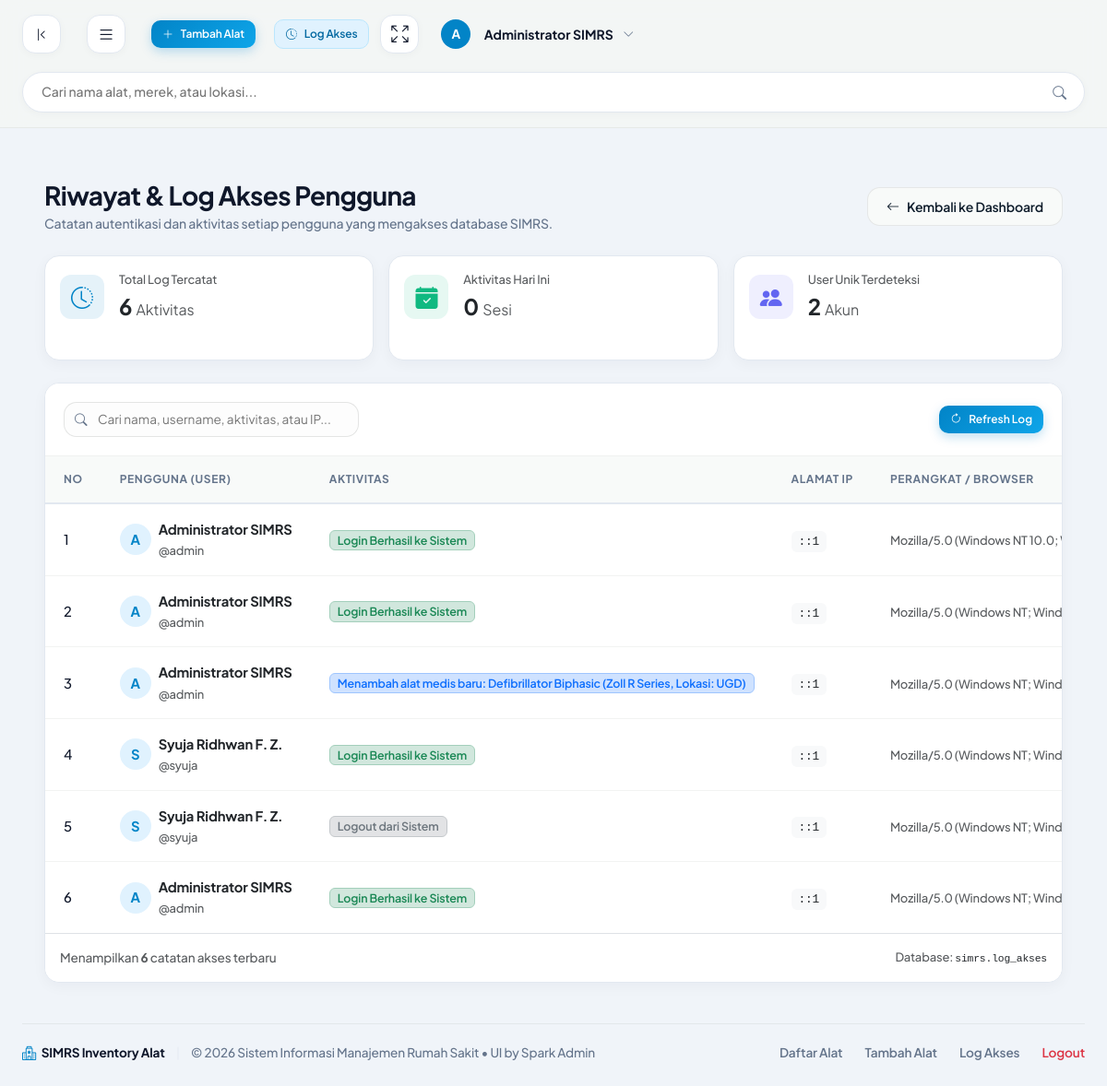
Before: /inventory_alat/log_akses.php (signed in) with the older database file.
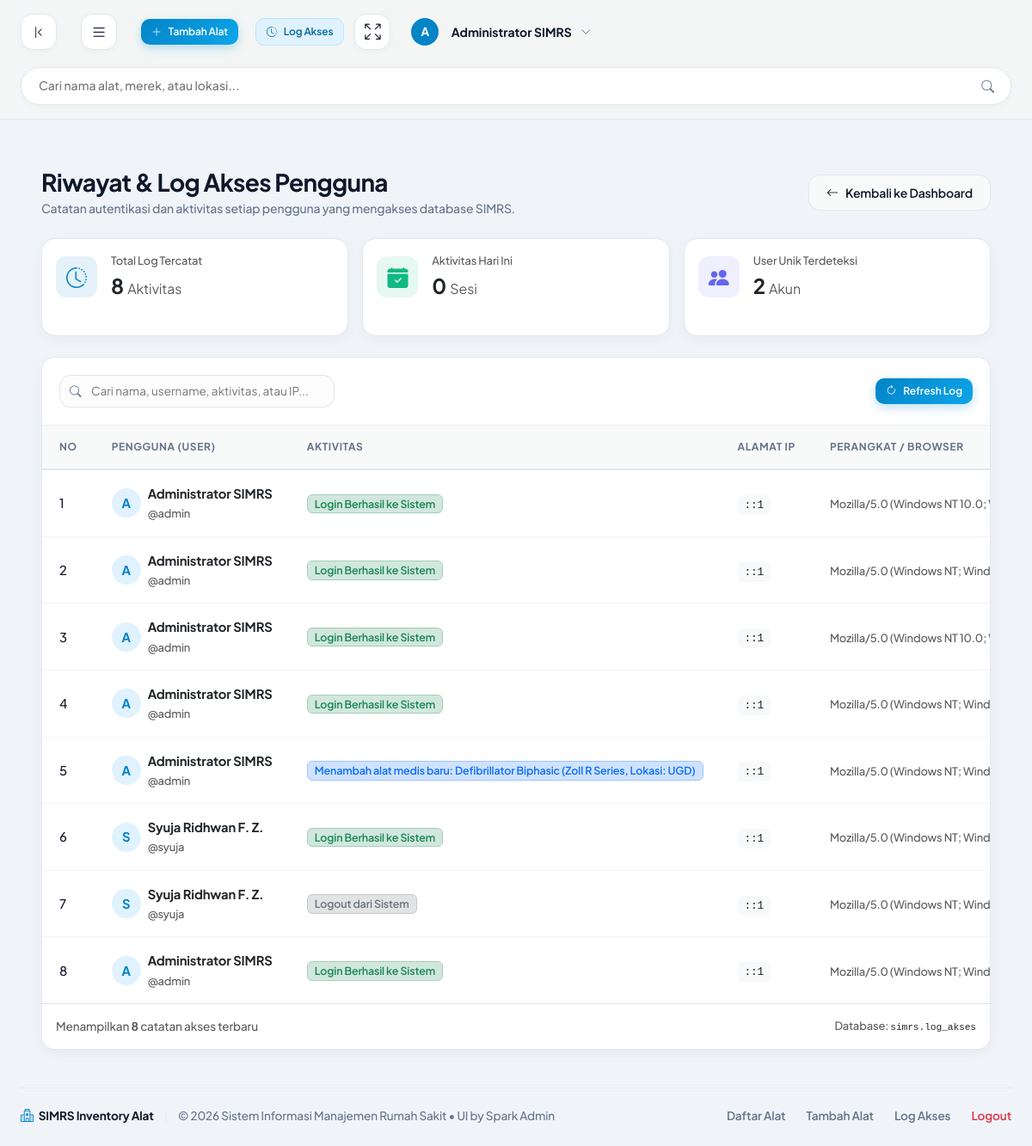
After: the same page with the newer database file.
### tables this page shows
CREATE TABLE `log_akses` (
  `id` int(11) NOT NULL AUTO_INCREMENT,
  `user_id` int(11) DEFAULT NULL,
  `username` varchar(50) NOT NULL,
  `nama_lengkap` varchar(100) NOT NULL,
  `aktivitas` varchar(100) NOT NULL,
  `ip_address` varchar(45) NOT NULL,
  `user_agent` text DEFAULT NULL,
  `waktu` datetime DEFAULT current_timestamp(),
  PRIMARY KEY (`id`)
);

### inventory_alat/log_akses.php (the view, shortened to what this page needs)
<?php
include_once("config.php");
$search = isset($_GET['search']) ? trim($_GET['search']) : '';
$whereSql = "";
$query = "SELECT * FROM log_akses $whereSql ORDER BY waktu DESC LIMIT 100";
$result = mysqli_query($mysqli, $query);
$statTotalLog = mysqli_fetch_assoc(mysqli_query($mysqli, "SELECT COUNT(*) AS cnt FROM log_akses"))['cnt'];
$statTodayLog = mysqli_fetch_assoc(mysqli_query($mysqli, "SELECT COUNT(*) AS cnt FROM log_akses WHERE DATE(waktu) = CURDATE()"))['cnt'];
$statUniqueUser = mysqli_fetch_assoc(mysqli_query($mysqli, "SELECT COUNT(DISTINCT username) AS cnt FROM log_akses WHERE username != ''"))['cnt'];
include("header.php");
?>
<div class="page-header d-flex flex-wrap justify-content-between align-items-center mb-4">
  <div>
    <h1 class="page-title">Riwayat & Log Akses Pengguna</h1>
    <p class="page-subtitle mb-0">Catatan autentikasi dan aktivitas setiap pengguna yang mengakses database SIMRS.</p>
  </div>
  <div class="mt-3 mt-md-0">
    <a href="index.php" class="btn-custom btn-custom-light">
      <i class="bi bi-arrow-left"></i> Kembali ke Dashboard
    </a>
  </div>
</div>
<div class="row g-3 mb-4">
  <div class="col-12 col-sm-4">
    <div class="card border-0 shadow-sm p-3 h-100" style="border-radius: var(--radius-lg); background: #ffffff;">
      <div class="d-flex align-items-center">
        <div class="d-flex align-items-center justify-content-center me-3" style="width: 48px; height: 48px; border-radius: 12px; background: rgba(2, 132, 199, 0.1); color: #0284C7;">
          <i class="bi bi-clock-history fs-4"></i>
        </div>
        <div>
          <div class="text-muted small">Total Log Tercatat</div>
          <div class="fs-4 fw-bold text-dark"><?= number_format($statTotalLog) ?> <span class="fs-6 fw-normal text-muted">Aktivitas</span></div>
        </div>
      </div>
    </div>
  </div>
  <div class="col-12 col-sm-4">
    <div class="card border-0 shadow-sm p-3 h-100" style="border-radius: var(--radius-lg); background: #ffffff;">
      <div class="d-flex align-items-center">
        <div class="d-flex align-items-center justify-content-center me-3" style="width: 48px; height: 48px; border-radius: 12px; background: rgba(16, 185, 129, 0.1); color: #10B981;">
          <i class="bi bi-calendar-check-fill fs-4"></i>
        </div>
        <div>
          <div class="text-muted small">Aktivitas Hari Ini</div>
          <div class="fs-4 fw-bold text-dark"><?= number_format($statTodayLog) ?> <span class="fs-6 fw-normal text-muted">Sesi</span></div>
        </div>
      </div>
    </div>
  </div>
  <div class="col-12 col-sm-4">
    <div class="card border-0 shadow-sm p-3 h-100" style="border-radius: var(--radius-lg); background: #ffffff;">
      <div class="d-flex align-items-center">
        <div class="d-flex align-items-center justify-content-center me-3" style="width: 48px; height: 48px; border-radius: 12px; background: rgba(99, 102, 241, 0.1); color: #6366f1;">
          <i class="bi bi-people-fill fs-4"></i>
        </div>
        <div>
          <div class="text-muted small">User Unik Terdeteksi</div>
          <div class="fs-4 fw-bold text-dark"><?= number_format($statUniqueUser) ?> <span class="fs-6 fw-normal text-muted">Akun</span></div>
        </div>
      </div>
    </div>
  </div>
</div>
<div class="table-card-custom">
  <div class="table-header-control d-flex flex-wrap justify-content-between align-items-center gap-2">
    <form action="log_akses.php" method="get" class="table-search-box" style="min-width: 320px;">
      <i class="bi bi-search table-search-icon"></i>
      <input type="text" name="search" class="table-search-input" placeholder="Cari nama, username, aktivitas, atau IP..." value="<?= htmlspecialchars($search) ?>">
    </form>
    <div class="d-flex align-items-center gap-2">
      <button onclick="window.location.reload();" class="btn-custom btn-custom-sm btn-custom-primary">
        <i class="bi bi-arrow-clockwise"></i> Refresh Log
      </button>
    </div>
  </div>
  <div class="table-responsive">
    <table class="table-custom mb-0">
      <thead>
        <tr>
          <th style="width: 50px;">No</th>
          <th>Pengguna (User)</th>
          <th>Aktivitas</th>
          <th>Alamat IP</th>
          <th>Perangkat / Browser</th>
        </tr>
      </thead>
      <tbody>
        <?php if ($result && mysqli_num_rows($result) > 0): ?>
          <?php
          $no = 1;
          while ($row = mysqli_fetch_assoc($result)):
            $badgeClass = 'bg-primary-subtle text-primary border border-primary-subtle';
            if (stripos($row['aktivitas'], 'Gagal') !== false) {
                $badgeClass = 'bg-danger-subtle text-danger border border-danger-subtle';
            } elseif (stripos($row['aktivitas'], 'Logout') !== false) {
                $badgeClass = 'bg-secondary-subtle text-secondary border border-secondary-subtle';
            } elseif (stripos($row['aktivitas'], 'Login') !== false) {
                $badgeClass = 'bg-success-subtle text-success border border-success-subtle';
            } elseif (stripos($row['aktivitas'], 'Hapus') !== false) {
                $badgeClass = 'bg-warning-subtle text-warning-emphasis border border-warning-subtle';
            }
          ?>
            <tr>
              <td><?= $no++ ?></td>
              <td>
                <div class="d-flex align-items-center gap-2">
                  <div class="d-flex align-items-center justify-content-center rounded-circle" style="width: 34px; height: 34px; background: #E0F2FE; color: #0284C7; font-weight: 700;">
                    <?= strtoupper(substr($row['username'], 0, 1)) ?>
                  </div>
                  <div>
                    <div class="fw-bold text-dark"><?= htmlspecialchars($row['nama_lengkap']) ?></div>
                    <small class="text-muted">@<?= htmlspecialchars($row['username']) ?></small>
                  </div>
                </div>
              </td>
              <td>
                <span class="badge <?= $badgeClass ?> px-2 py-1" style="font-weight: 600; font-size: 0.78rem;">
                  <?= htmlspecialchars($row['aktivitas']) ?>
                </span>
              </td>
              <td>
                <code class="text-dark bg-light px-2 py-1 rounded" style="font-size: 0.8rem;"><?= htmlspecialchars($row['ip_address']) ?></code>
              </td>
              <td>
                <small class="text-muted" title="<?= htmlspecialchars($row['user_agent']) ?>">
                  <?= htmlspecialchars(substr($row['user_agent'], 0, 35)) ?><?= strlen($row['user_agent']) > 35 ? '...' : '' ?>
                </small>
              </td>
            </tr>
          <?php endwhile; ?>
        <?php endif; ?>
      </tbody>
    </table>
  </div>
  <div class="table-footer-control d-flex justify-content-between align-items-center p-3 border-top">
    <span class="table-pagination-info text-muted small">
      Menampilkan <strong><?= ($result) ? mysqli_num_rows($result) : 0 ?></strong> catatan akses terbaru
    </span>
    <span class="small text-muted">
      Database: <code class="text-dark">simrs.log_akses</code>
    </span>
  </div>
</div>
<?php include("footer.php"); ?>

### inventory_alat/header.php (shortened to what this page needs)
<?php
$current_nama = $_SESSION['nama_lengkap'] ?? 'Pengguna';
$current_user = $_SESSION['username'] ?? 'user';
?>
<!DOCTYPE html>
<html lang="id">
<head>
  <link rel="stylesheet" href="assets/libs/bootstrap/css/bootstrap.min.css">
  <link rel="stylesheet" href="assets/libs/bootstrap-icons/bootstrap-icons.css">
  <link rel="stylesheet" href="assets/libs/apexcharts/apexcharts.css">
  <link rel="stylesheet" href="assets/libs/flatpickr/flatpickr.min.css">
  <link rel="stylesheet" href="assets/css/main.css">
</head>
<body>
  <div class="main-wrapper">
    <header class="navbar-custom">
      <div class="navbar-left">
        <button class="btn-desktop-toggle d-none d-xl-flex align-items-center justify-content-center me-3"
          id="desktop-sidebar-toggle" aria-label="Minimize Sidebar">
          <i class="bi bi-chevron-bar-left"></i>
        </button>
        <button class="sidebar-toggle-btn me-2" id="sidebar-toggle" aria-label="Toggle Navigation">
          <i class="bi bi-list"></i>
        </button>
        <a href="add.php" class="btn-custom btn-custom-sm btn-custom-primary ms-2 d-none d-sm-inline-flex">
          <i class="bi bi-plus-lg"></i>
          <span>Tambah Alat</span>
        </a>
        <a href="log_akses.php" class="btn-custom btn-custom-sm btn-custom-secondary ms-2 d-none d-md-inline-flex">
          <i class="bi bi-clock-history"></i>
          <span>Log Akses</span>
        </a>
      </div>
      <form action="index.php" method="get" class="navbar-search-wrapper">
        <input type="text" name="search" class="navbar-search-input" placeholder="Cari nama alat, merek, atau lokasi..."
               value="<?= isset($_GET['search']) ? htmlspecialchars($_GET['search']) : '' ?>">
        <button type="submit" class="navbar-search-btn" aria-label="Search">
          <i class="bi bi-search"></i>
        </button>
      </form>
      <div class="navbar-actions">
        <button class="navbar-action-btn me-1" aria-label="Toggle Fullscreen" id="btn-fullscreen">
          <i class="bi bi-arrows-fullscreen"></i>
        </button>
        <div class="dropdown ms-2">
          <button class="navbar-profile-btn dropdown-toggle" type="button" data-bs-toggle="dropdown"
            aria-expanded="false" id="profile-dropdown">
            <div class="d-flex align-items-center justify-content-center rounded-circle me-1" style="width: 32px; height: 32px; background: #0284C7; color: #FFFFFF; font-weight: 700; font-size: 0.85rem;">
              <?= strtoupper(substr($current_user, 0, 1)) ?>
            </div>
            <span class="navbar-profile-name d-none d-md-inline"><?= htmlspecialchars($current_nama) ?></span>
            <i class="bi bi-chevron-down navbar-profile-caret"></i>
          </button>
        </div>
      </div>
    </header>
    <div class="p-4">

### inventory_alat/footer.php (shortened to what this page needs)
    </div>
    <footer class="footer-custom">
      <div class="footer-left">
        <span class="footer-logo">
          <i class="bi bi-hospital"></i> SIMRS Inventory Alat
        </span>
        <span class="footer-separator">|</span>
        <span class="footer-copy">&copy; <?= date('Y') ?> Sistem Informasi Manajemen Rumah Sakit • UI by Spark Admin</span>
      </div>
      <div class="footer-right">
        <ul class="footer-links">
          <li><a href="index.php" class="footer-link">Daftar Alat</a></li>
          <li><a href="add.php" class="footer-link">Tambah Alat</a></li>
          <li><a href="log_akses.php" class="footer-link">Log Akses</a></li>
          <li><a href="logout.php" class="footer-link text-danger" onclick="return confirm('Apakah Anda yakin ingin logout?');">Logout</a></li>
        </ul>
      </div>
    </footer>
  </div>
</body>
</html>

### inventory_alat/header.php (style rules this page uses)
body { background-color: #F0F4F9 !important; color: #0F172A; }
.main-wrapper { background-color: #F0F4F9 !important; }
.card, .table-card-custom { background-color: #FFFFFF !important; border: 1px solid #E2E8F0 !important; box-shadow: 0 4px 15px rgba(12, 27, 42, 0.04) !important; border-radius: 16px !important; }
.table-custom thead tr { background-color: #F8FAFC !important; border-bottom: 2px solid #E2E8F0 !important; }
.btn-custom-primary { background: linear-gradient(135deg, #0284C7 0%, #0EA5E9 100%) !important; border: none !important; color: #FFFFFF !important; box-shadow: 0 4px 12px rgba(2, 132, 199, 0.25) !important; }
.btn-custom-secondary { background-color: #E0F2FE !important; color: #0369A1 !important; border: 1px solid #BAE6FD !important; }

Changed rows visible on the page:
added log_akses: username "A", nama_lengkap "Administrator SIMRS", username "admin", aktivitas "Login Berhasil ke Sistem", ip_address "::1", user_agent "Mozilla/5.0 (Windows NT 10.0;…"
added log_akses: username "A", nama_lengkap "Administrator SIMRS", username "admin", aktivitas "Login Berhasil ke Sistem", ip_address "::1", user_agent "Mozilla/5.0 (Windows NT;…"
Other visible differences:
$statTotalLog: "6" → "8"
mysqli_num_rows($result): "6" → "8"
